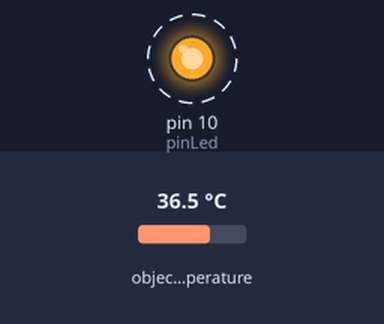
Recording of a sketch running on a simulated Arduino Uno, built with avr-gcc and run on an emulated ATmega328P. Parts: output pins drawn as LEDs (lit = HIGH). Dashed ring = blinking. The test bench sets the inputs (shaded band); at power-on: object temperature 36.5 °C. What the sketch prints to the serial monitor is not drawn.

Above: at 0.9 s.
1.7 s: object temperature set to 20 °C
At 1.7 s:
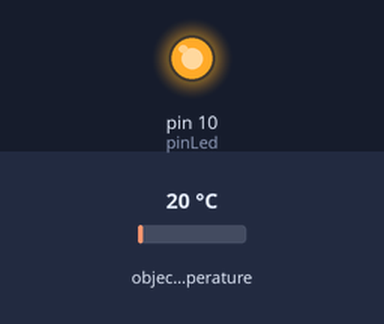
At 4.6 s:
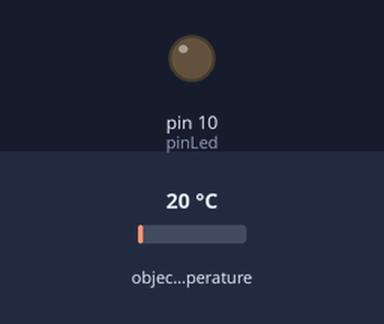
5.4 s: object temperature set to 26 °C
Timing chart, 0 to 15.1 s (numbered marks = the images above; inputs shaded):
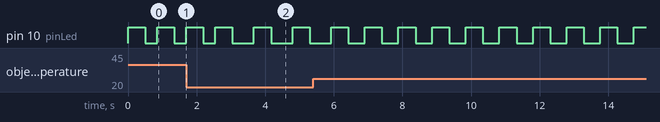

Measured:
- by itself, pin 10 (pinLed): alternates HIGH for 0.50 s and LOW for 0.48 s

The sketch:

CCabineMusical.ino
```cpp
#include <Adafruit_MLX90614.h>
int pinLed = 10;
long delayTime = 500;
int frequency = 82;
const int CONST_DELAY_REFINEMENT = 100;
short temporaryConverter = 4;
Adafruit_MLX90614 mlx = Adafruit_MLX90614();
float readedTemp = 0;

long setNewFrequency(long delayTime){
  return delayTime * CONST_DELAY_REFINEMENT/ frequency;
}

int loadFrequency(){
  readedTemp = mlx.readObjectTempC();
  //if(howManyTimesWasReaded == 5)
  //{
  //  howManyTimesWasReaded = 0;
    //frequency = 110;
    frequency = temporaryConverter * (int)readedTemp;
  //}
  //howManyTimesWasReaded++;
}

void setup()
{
  pinMode(pinLed, OUTPUT);
  mlx.begin();
  Serial.begin(9600);
}

void loop()
{
  loadFrequency();
  digitalWrite(pinLed, HIGH);
  delay(delayTime);
  digitalWrite(pinLed, LOW);
  delay(setNewFrequency(delayTime));
  if (Serial.availableForWrite())
  {
    Serial.write(frequency);
  }
}
```
